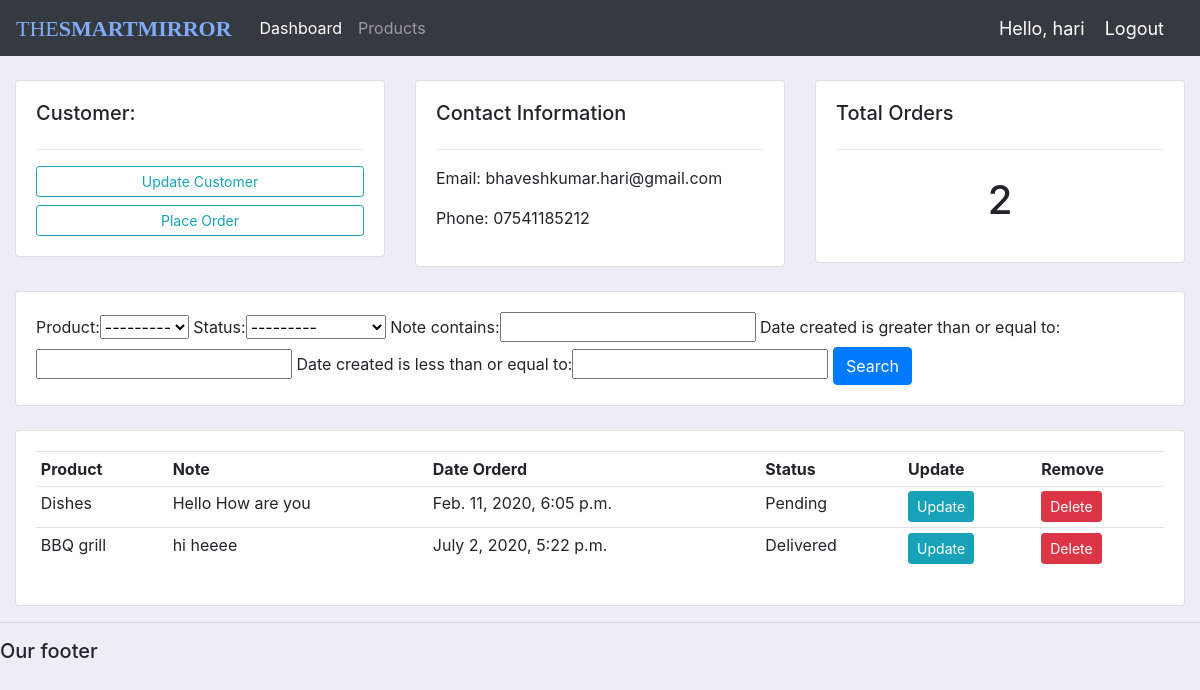
The page /customer/3/ (signed in) on the database its author committed.
### accounts/models.py (models this page shows, shortened)
class Customer(models.Model):
    user = models.OneToOneField(User, null=True, blank=True, on_delete=models.CASCADE)
    name = models.CharField(max_length=200, null=True)
    phone = models.CharField(max_length=200, null=True)
    email = models.CharField(max_length=200, null=True)
    profile_pic = models.ImageField(default="profile_pic.png", null=True, blank=True)
    date_created = models.DateTimeField(auto_now_add=True, null=True)

class Order(models.Model):
    STATUS = (
        ('Pending', 'Pending'),
        ('Out for delivery', 'Out for delivery'),
        ('Delivered', 'Delivered')
    )
    customer = models.ForeignKey(Customer, null=True, on_delete = models.SET_NULL)
    product = models.ForeignKey(Product, null=True, on_delete = models.SET_NULL)
    date_created = models.DateTimeField(auto_now_add=True, null=True)
    status = models.CharField(max_length=200, null=True, choices=STATUS)
    note = models.CharField(max_length=1000, null=True)

class Product(models.Model):
    CATEGORY = (
        ('Indoor', 'Indoor'),
        ('Out Door', 'Out Door'),
    )
    name = models.CharField(max_length=200, null=True)
    price = models.FloatField(null=True)
    category = models.CharField(max_length=200, null=True, choices=CATEGORY)
    description = models.CharField(max_length=200, null=True, blank=True)
    date_created = models.DateTimeField(auto_now_add=True, null=True)
    tags = models.ManyToManyField(Tag)
    def __str__(self):
        return self.name

### accounts/decorators.py (the view)
        def wrapper_func(request, *args, **kwargs):
            group = None
            if request.user.groups.exists():
                group = request.user.groups.all()[0].name
            if group in allowed_roles:
                return view_func(request, *args, **kwargs)
            else:
                return HttpResponse('You are not authorized to view this page.')

### accounts/views.py (called while the page is built)
@login_required(login_url='login')
@allowed_users(allowed_roles=['admin'])
def customer(request, pk_test):
    customer = Customer.objects.get(id=pk_test)
    orders = customer.order_set.all()
    order_count = orders.count()
    myFilter = OrderFilter(request.GET, queryset=orders)
    orders = myFilter.qs
    context = {'customer': customer, 'orders': orders,
    'order_count': order_count, 'myFilter': myFilter}
    return render(request, 'accounts/customer.html', context)

### accounts/templates/accounts/customer.html
{%  extends 'accounts/main.html' %}
{% block content %}
<br>
<div class="row">
	<div class="col-md">
		<div class="card card-body">
			<h5>Customer:</h5>
			<hr>
			<a class="btn btn-outline-info  btn-sm btn-block" href="">Update Customer</a>
			<a class="btn btn-outline-info  btn-sm btn-block" href="{% url 'create_order' customer.id %}">Place Order</a>
		</div>
	</div>
	<div class="col-md">
		<div class="card card-body">
			<h5>Contact Information</h5>
			<hr>
			<p>Email: {{ customer.email }} </p>
			<p>Phone: {{ customer.phone }} </p>
		</div>
	</div>
	<div class="col-md">
		<div class="card card-body">
			<h5>Total Orders</h5>
			<hr>
			<h1 style="text-align: center;padding: 10px"> {{ order_count }}</h1>
		</div>
	</div>
</div>
<br>
<div class="row">
	<div class="col">
		<div class="card card-body">
			<form method="get">
				{{ myFilter.form }}
		    <button class="btn btn-primary" type="submit">Search</button>
		  </form>
		</div>
	</div>
</div>
<br>
<div class="row">
	<div class="col-md">
		<div class="card card-body">
			<table class="table table-sm">
				<tr>
					<th>Product</th>
					<th>Note</th>
					<th>Date Orderd</th>
					<th>Status</th>
					<th>Update</th>
					<th>Remove</th>
				</tr>
				{% for order in orders %}
				<tr>
					<td>{{ order.product }}</td>
					<td>{{ order.note }}</td>
					<td>{{ order.date_created }}</td>
					<td>{{ order.status }}</td>
					<td><a class="btn btn-sm btn-info" href="{% url 'update_order' order.id %}">Update</a></td>
					<td><a class="btn btn-sm btn-danger" href="{% url 'delete_order' order.id %}">Delete</a></td>
				</tr>
				{% endfor %}
			</table>
		</div>
	</div>
</div>
{% endblock %}

### accounts/templates/accounts/navbar.html (shortened to what this page needs)
{% load static %}
<nav class="navbar navbar-expand-lg navbar-dark bg-dark">
    <span class="logo">THE<b>SMARTMIRROR</b></span>
    <div class="collapse navbar-collapse" id="navbarNav">
      <ul class="navbar-nav">
        {% if request.user.is_staff %}
        <li class="nav-item active">
          <a class="nav-link" href="{% url 'home' %}">Dashboard</a>
        </li>
        <li class="nav-item">
          <a class="nav-link" href="{% url 'product' %}">Products</a>
        </li>
        {% else %}
        <li class="nav-item">
          <a class="nav-link" href="{% url 'account' %}">Account</a>
        </li>
        {% endif %}
      </ul>
    </div>
    <span class="hello-msg">Hello, {{ request.user }}</span>
    <span><a class="hello-msg" href="{% url 'logout' %}">Logout</a></span>
  </nav>

### static/css/main.css (style rules this page uses)
body { background-color: #ebeff5; }

### accounts/templates/accounts/navbar.html (style rules this page uses)
.hello-msg { font-size: 18px; color: #fff; margin-right: 20px; }
.logo { font-size: 22px; font-family:fantasy; color: rgb(128, 171, 251); margin-right: 20px; }

### rows shown on the page
Customer: email "bhaveshkumar.hari@gmail.com", phone "07541185212"
Order: product "Dishes", note "Hello How are you", date_created "Feb. 11, 2020, 6:05 p.m.", status "Pending"
Order: product "BBQ grill", note "hi heeee", date_created "July 2, 2020, 5:22 p.m.", status "Delivered"

### other values the page prints
{{ request.user }} "hari"
{{ order_count }} "2"
